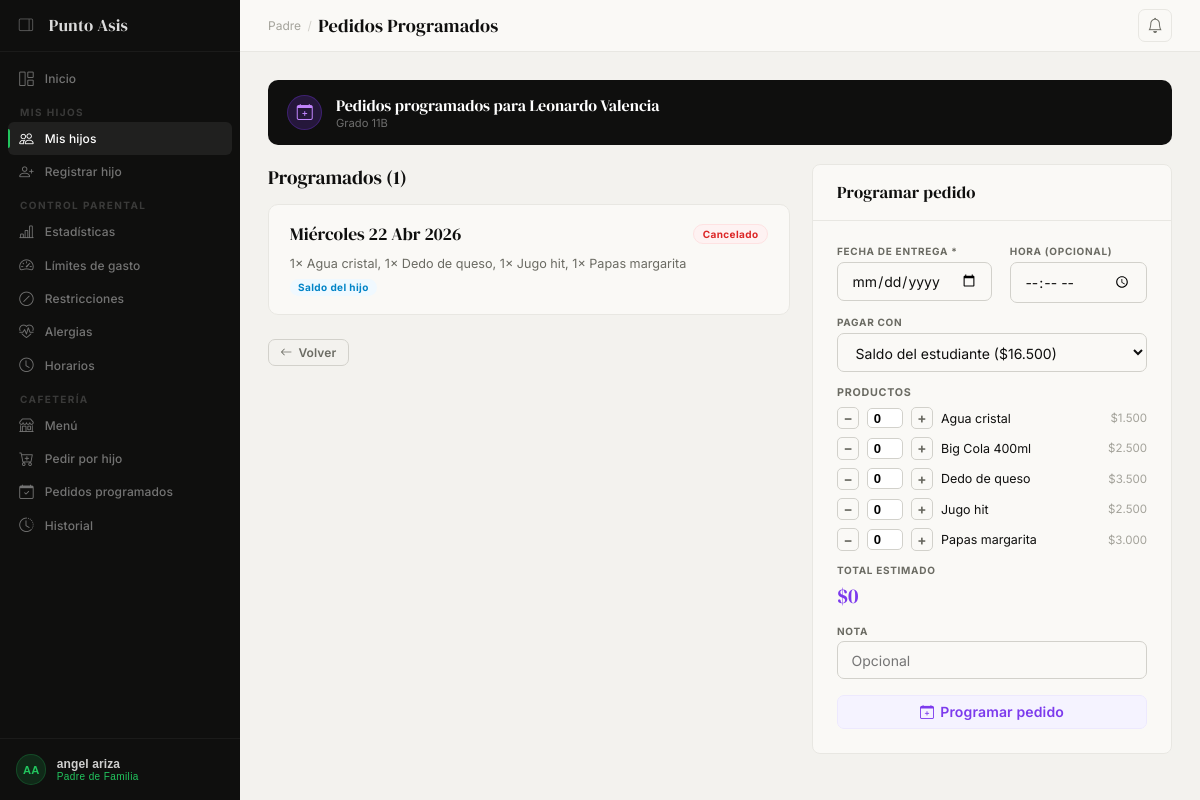
/padre/hijos/2/programados/ (signed in), run on the app's committed database.
### authentication/models.py (models this page shows, shortened)
class Estudiante(models.Model):
    perfil = models.OneToOneField(Perfil, on_delete=models.CASCADE, related_name='estudiante')
    padre  = models.ForeignKey(
        Padre, on_delete=models.SET_NULL,
        null=True, blank=True, related_name='hijos'
    )
    grado    = models.CharField(max_length=10)   # Ej: "8B", "10A"
    codigo   = models.CharField(max_length=20, unique=True)  # Código estudiantil
    saldo   = models.DecimalField(max_digits=10, decimal_places=2, default=0)
    history = HistoricalRecords()
    class Meta:
        verbose_name = 'Estudiante'
        verbose_name_plural = 'Estudiantes'

class Perfil(models.Model):
    ROL_CHOICES = [
        ('admin',      'Administrador'),
        ('padre',      'Padre de Familia'),
        ('estudiante', 'Estudiante'),
        ('docente',    'Docente'),
        ('empleado',   'Empleado'),
    ]
    user       = models.OneToOneField(User, on_delete=models.CASCADE, related_name='perfil')
    rol        = models.CharField(max_length=20, choices=ROL_CHOICES)
    telefono   = models.CharField(max_length=20, blank=True)
    activo     = models.BooleanField(default=True)  # Admin puede desactivar cualquier cuenta
    created_at = models.DateTimeField(auto_now_add=True)
    class Meta:
        verbose_name = 'Perfil'
        verbose_name_plural = 'Perfiles'

### app_padre/models.py (models this page shows, shortened)
class PedidoProgramado(models.Model):
    ESTADO_CHOICES = [
        ('activo',     'Activo'),
        ('procesado',  'Procesado'),
        ('cancelado',  'Cancelado'),
    ]
    padre         = models.ForeignKey(Padre, on_delete=models.CASCADE, related_name='pedidos_programados')
    estudiante    = models.ForeignKey(Estudiante, on_delete=models.CASCADE, related_name='pedidos_programados')
    fecha_entrega = models.DateField()
    hora_entrega  = models.TimeField(null=True, blank=True)
    fuente        = models.CharField(max_length=15, choices=PedidoPadre.FUENTE_CHOICES, default='saldo_hijo')
    nota          = models.TextField(blank=True)
    estado        = models.CharField(max_length=12, choices=ESTADO_CHOICES, default='activo')
    pedido        = models.ForeignKey('app_admin.Pedido', on_delete=models.SET_NULL, null=True, blank=True, related_name='programados')
    created_at    = models.DateTimeField(auto_now_add=True)
    class Meta:
        verbose_name = 'Pedido Programado'
        verbose_name_plural = 'Pedidos Programados'
        ordering = ['fecha_entrega']

class DetalleProgramado(models.Model):
    pedido_prog     = models.ForeignKey(PedidoProgramado, on_delete=models.CASCADE, related_name='detalles')
    producto        = models.ForeignKey(Producto, on_delete=models.PROTECT)
    cantidad        = models.PositiveIntegerField(default=1)
    precio_unitario = models.DecimalField(
        max_digits=10, decimal_places=2, default=0,
        help_text='Precio congelado al momento de programar el pedido'
    )
    class Meta:
        verbose_name = 'Detalle Pedido Programado'
        verbose_name_plural = 'Detalles Pedidos Programados'

### app_admin/models.py (models this page shows, shortened)
class Producto(models.Model):
    TIPO_CHOICES = [
        ('simple',    'Simple (comprado a proveedor)'),
        ('elaborado', 'Elaborado (hecho en tienda)'),
    ]
    tipo         = models.CharField(max_length=10, choices=TIPO_CHOICES, default='simple')
    categoria    = models.ForeignKey(Categoria, on_delete=models.PROTECT, related_name='productos')
    nombre       = models.CharField(max_length=100)
    descripcion  = models.TextField(blank=True)
    precio_venta = models.DecimalField(max_digits=10, decimal_places=2)
    precio_costo = models.DecimalField(max_digits=10, decimal_places=2, null=True, blank=True)
    proveedor    = models.ForeignKey(
        Proveedor, on_delete=models.SET_NULL,
        null=True, blank=True, related_name='productos'
    )
    stock        = models.PositiveIntegerField(default=0)
    stock_minimo = models.PositiveIntegerField(default=5)
    imagen       = models.ImageField(upload_to='productos/', blank=True, null=True, validators=[validate_image])
    disponible   = models.BooleanField(default=True)
    created_at   = models.DateTimeField(auto_now_add=True)
    updated_at   = models.DateTimeField(auto_now=True)
    class Meta:
        verbose_name = 'Producto'
        verbose_name_plural = 'Productos'
        ordering = ['categoria', 'nombre']

### app_padre/views.py (the view)
    @login_required(login_url='/login/')
    def wrapper(request, *args, **kwargs):
        try:
            if request.user.perfil.rol != 'padre':
                messages.error(request, 'Acceso restringido a padres de familia.')
                return redirect('authentication:login')
        except Perfil.DoesNotExist:
            return redirect('authentication:login')
        return view_func(request, *args, **kwargs)

### app_padre/templates/app_padre/pedidos_programados.html (shortened to what this page needs)
{% extends 'app_padre/base_padre.html' %}
{% load filtros %}
{% block page_title %}Pedidos Programados{% endblock %}
{% block nav_hijos %}active{% endblock %}
{% block content %}
<div class="hijo-chip">
  <div class="hijo-chip-ava"><i class="bi bi-calendar-plus"></i></div>
  <div>
    <div class="hijo-chip-name">Pedidos programados para {{ estudiante.perfil.user.get_full_name }}</div>
    <div class="hijo-chip-meta">Grado {{ estudiante.grado }}</div>
  </div>
</div>
<div class="layout-2col">
  <div>
    <h2 style="font-family:var(--serif);font-size:1.2rem;font-weight:500;margin-bottom:0.85rem;">Programados ({{ programados.count }})</h2>
    {% if programados %}
      {% for prog in programados %}
      <div class="prog-card">
        <div class="prog-head">
          <div>
            <div class="prog-fecha">{{ prog.fecha_entrega|date:"l d M Y" }}</div>
          </div>
          <span class="badge badge-{% if prog.estado == 'activo' %}activo{% elif prog.estado == 'procesado' %}entregado{% else %}cancelado{% endif %}">
            {{ prog.get_estado_display }}
          </span>
        </div>
        <div class="prog-detalles">
          {% for det in prog.detalles.all %}
          {{ det.cantidad }}× {{ det.producto.nombre }}{% if not forloop.last %}, {% endif %}
          {% endfor %}
        </div>
        <div style="display:flex;align-items:center;justify-content:space-between;margin-top:0.5rem;">
          <span class="badge badge-info">{{ prog.get_fuente_display }}</span>
        </div>
      </div>
      {% endfor %}
    {% endif %}
    <a href="{% url 'app_padre:hijos' %}" class="btn btn-ghost btn-sm" style="margin-top:0.75rem;">
      <i class="bi bi-arrow-left"></i> Volver
    </a>
  </div>
  <div class="card">
    <div class="card-head"><span class="card-title">Programar pedido</span></div>
    <div class="card-body">
      <form method="post" id="formProg" novalidate>
        <div class="form-grid" style="margin-bottom:0.85rem;">
          <div class="field">
            <label>Fecha de entrega *</label>
            <input type="date" name="fecha_entrega" min="{{ hoy }}" required>
          </div>
          <div class="field">
            <label>Hora (opcional)</label>
            <input type="time" name="hora_entrega">
          </div>
        </div>
        <div class="field" style="margin-bottom:0.85rem;">
          <label>Pagar con</label>
          <select name="fuente">
            <option value="saldo_hijo">Saldo del estudiante (${{ estudiante.saldo|miles }})</option>
          </select>
        </div>
        <div style="margin-bottom:0.85rem;">
          <div style="font-size:0.67rem;font-weight:700;color:var(--stone);letter-spacing:0.07em;text-transform:uppercase;margin-bottom:0.5rem;">Productos</div>
          {% for prod in productos %}
          <div class="qty-row" data-precio="{{ prod.precio_venta }}">
            <div class="qty-btn2" onclick="changeQtyProg({{ prod.pk }}, -1)">−</div>
            <input type="number" class="qty-inp" name="qty_{{ prod.pk }}" id="qprog_{{ prod.pk }}" value="0" min="0" max="20" readonly data-precio="{{ prod.precio_venta }}">
            <div class="qty-btn2" onclick="changeQtyProg({{ prod.pk }}, +1)">+</div>
            <span style="font-size:0.78rem;flex:1;">{{ prod.nombre }}</span>
            <span style="font-size:0.72rem;color:var(--ash);">${{ prod.precio_venta|miles }}</span>
          </div>
          {% endfor %}
        </div>
        <div class="field" style="margin-bottom:0.9rem;">
          <label>Total estimado</label>
          <div style="font-family:var(--serif);font-size:1.3rem;color:var(--violet);" id="totalProg">$0</div>
        </div>
        <div class="field" style="margin-bottom:1rem;">
          <label>Nota</label>
          <input type="text" name="nota" placeholder="Opcional" maxlength="200">
        </div>
        <button type="submit" class="btn btn-violet btn-full">
          <i class="bi bi-calendar-plus"></i> Programar pedido
        </button>
      </form>
    </div>
  </div>
</div>
{% endblock %}

### app_padre/templates/app_padre/base_padre.html (shortened to what this page needs)
{% load static %}
<!DOCTYPE html>
<html lang="es">
<head>
  <link rel="stylesheet" href="https://cdn.jsdelivr.net/npm/bootstrap-icons@1.11.3/font/bootstrap-icons.min.css">
  <link rel="stylesheet" href="{% static 'css/base.css' %}">
</head>
<body>
<aside class="sidebar" id="sidebar">
  <div class="sb-brand">
    <button class="sb-toggle" onclick="toggleSidebar()" title="Colapsar menú">
      <i class="bi bi-layout-sidebar-reverse" id="sb-toggle-icon"></i>
    </button>
    <span class="sb-wordmark">Punto Asis</span>
  </div>
  <nav class="sb-nav">
    <div class="sb-item">
      <a href="{% url 'app_padre:dashboard' %}" class="sb-link {% block nav_dashboard %}{% endblock %}">
        <i class="bi bi-grid-1x2"></i><span class="sb-label">Inicio</span>
      </a>
    </div>
    <span class="sb-section-label">Mis Hijos</span>
    <div class="sb-item">
      <a href="{% url 'app_padre:hijos' %}" class="sb-link {% block nav_hijos %}{% endblock %}">
        <i class="bi bi-people"></i><span class="sb-label">Mis hijos</span>
      </a>
    </div>
    <div class="sb-item">
      <a href="{% url 'app_padre:crear_estudiante' %}" class="sb-link {% block nav_crear %}{% endblock %}">
        <i class="bi bi-person-plus"></i><span class="sb-label">Registrar hijo</span>
      </a>
    </div>
    <span class="sb-section-label">Control Parental</span>
    <div class="sb-item">
      <a href="{% url 'app_padre:estadisticas' %}" class="sb-link {% block nav_estadisticas %}{% endblock %}">
        <i class="bi bi-bar-chart-line"></i><span class="sb-label">Estadísticas</span>
      </a>
    </div>
    <div class="sb-item">
      <a href="{% if hijo_sidebar_pk %}{% url 'app_padre:limites' hijo_sidebar_pk %}{% else %}{% url 'app_padre:hijos' %}{% endif %}" class="sb-link {% block nav_limites %}{% endblock %}">
        <i class="bi bi-speedometer2"></i><span class="sb-label">Límites de gasto</span>
      </a>
    </div>
    <div class="sb-item">
      <a href="{% if hijo_sidebar_pk %}{% url 'app_padre:restricciones' hijo_sidebar_pk %}{% else %}{% url 'app_padre:hijos' %}{% endif %}" class="sb-link {% block nav_restricciones %}{% endblock %}">
        <i class="bi bi-slash-circle"></i><span class="sb-label">Restricciones</span>
      </a>
    </div>
    <div class="sb-item">
      <a href="{% if hijo_sidebar_pk %}{% url 'app_padre:alergias' hijo_sidebar_pk %}{% else %}{% url 'app_padre:hijos' %}{% endif %}" class="sb-link {% block nav_alergias %}{% endblock %}">
        <i class="bi bi-heart-pulse"></i><span class="sb-label">Alergias</span>
      </a>
    </div>
    <div class="sb-item">
      <a href="{% if hijo_sidebar_pk %}{% url 'app_padre:horarios' hijo_sidebar_pk %}{% else %}{% url 'app_padre:hijos' %}{% endif %}" class="sb-link {% block nav_horarios %}{% endblock %}">
        <i class="bi bi-clock"></i><span class="sb-label">Horarios</span>
      </a>
    </div>
    <span class="sb-section-label">Cafetería</span>
    <div class="sb-item">
      <a href="{% url 'app_padre:menu' %}" class="sb-link {% block nav_menu %}{% endblock %}">
        <i class="bi bi-shop"></i><span class="sb-label">Menú</span>
      </a>
    </div>
    <div class="sb-item">
      <a href="{% if hijo_sidebar_pk %}{% url 'app_padre:pedido_padre' hijo_sidebar_pk %}{% else %}{% url 'app_padre:hijos' %}{% endif %}" class="sb-link {% block nav_pedido_padre %}{% endblock %}">
        <i class="bi bi-cart-plus"></i><span class="sb-label">Pedir por hijo</span>
      </a>
    </div>
    <div class="sb-item">
      <a href="{% if hijo_sidebar_pk %}{% url 'app_padre:pedidos_programados' hijo_sidebar_pk %}{% else %}{% url 'app_padre:hijos' %}{% endif %}" class="sb-link {% block nav_programados %}{% endblock %}">
        <i class="bi bi-calendar-check"></i><span class="sb-label">Pedidos programados</span>
      </a>
    </div>
    <div class="sb-item">
      <a href="{% url 'app_padre:historial' %}" class="sb-link {% block nav_historial %}{% endblock %}">
        <i class="bi bi-clock-history"></i><span class="sb-label">Historial</span>
      </a>
    </div>
  </nav>
  <div class="sb-bottom">
    <div class="sb-bottom-wrap">
      <button class="sb-user-btn" onclick="toggleUserDrop()" id="userBtn">
        <div class="sb-avatar">
          {{ request.user.first_name|first|upper }}{{ request.user.last_name|first|upper }}
        </div>
        <div class="sb-user-info">
          <div class="sb-uname">{{ request.user.get_full_name|default:request.user.email }}</div>
          <div class="sb-urole">Padre de Familia</div>
        </div>
      </button>
    </div>
  </div>
</aside>
<div class="main">
  <header class="topbar">
    <div class="topbar-left">
      <span class="topbar-breadcrumb">Padre</span>
      <span class="topbar-sep">/</span>
      <span class="topbar-title">{% block page_title %}Inicio{% endblock %}</span>
    </div>
    <div class="topbar-right">
      <a href="{% url 'app_padre:notificaciones' %}" class="notif-btn" title="Notificaciones">
        <i class="bi bi-bell"></i>
      </a>
    </div>
  </header>
  <div class="page-body">
    {% block content %}{% endblock %}
  </div>
</div>
</body>
</html>

### data on the page
Estudiante: perfil.user.get_full_name "Leonardo Valencia", grado "11B"
PedidoProgramado: fecha_entrega "Miércoles 22 Abr 2026", estado "Cancelado", fuente "Saldo del hijo"
DetalleProgramado: cantidad "1", producto.nombre "Agua cristal"
DetalleProgramado: cantidad "1", producto.nombre "Dedo de queso"
DetalleProgramado: cantidad "1", producto.nombre "Jugo hit"
DetalleProgramado: cantidad "1", producto.nombre "Papas margarita"
Producto: nombre "Agua cristal", precio_venta|miles "1.500"
Producto: nombre "Big Cola 400ml", precio_venta|miles "2.500"
Producto: nombre "Dedo de queso", precio_venta|miles "3.500"
Producto: nombre "Jugo hit", precio_venta|miles "2.500"
Producto: nombre "Papas margarita", precio_venta|miles "3.000"

### other printed values
{{ request.user.first_name|first|upper }} "A"
{{ request.user.last_name|first|upper }} "A"
{{ request.user.get_full_name|default:request.user.email }} "angel ariza"
{{ programados.count }} "1"
